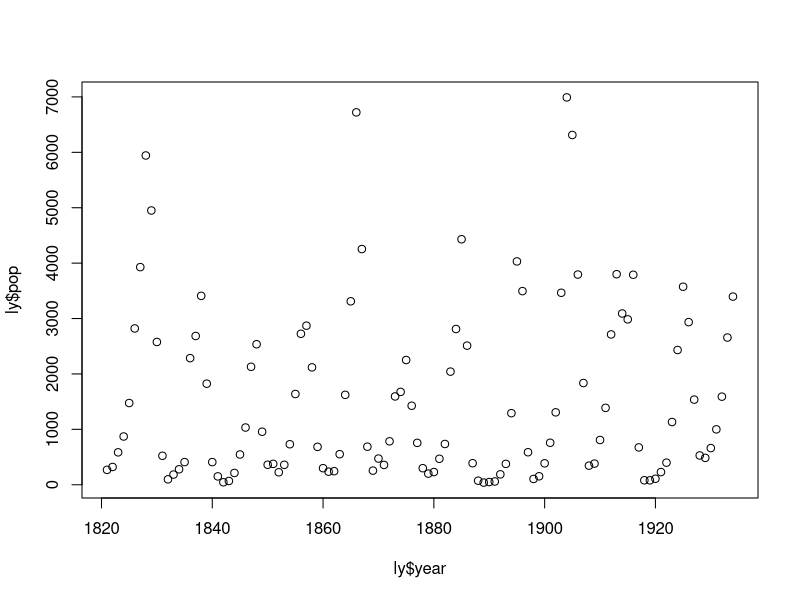
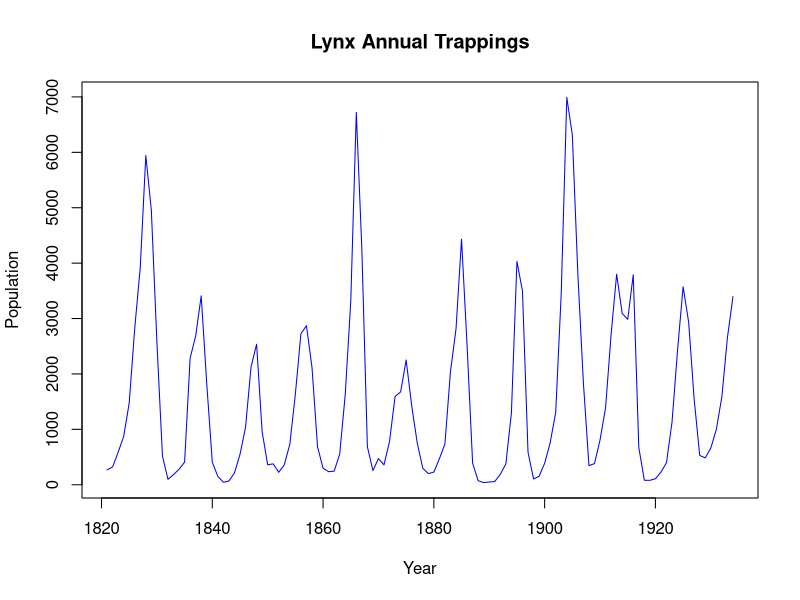
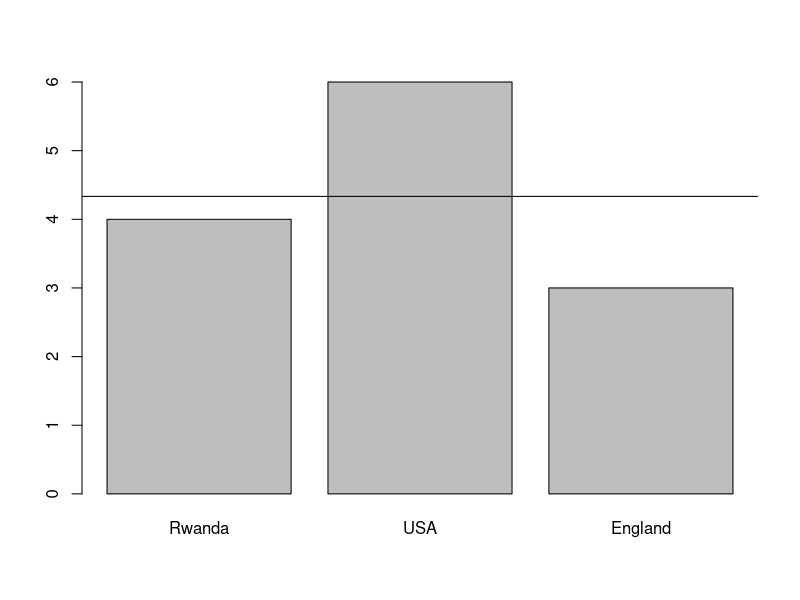
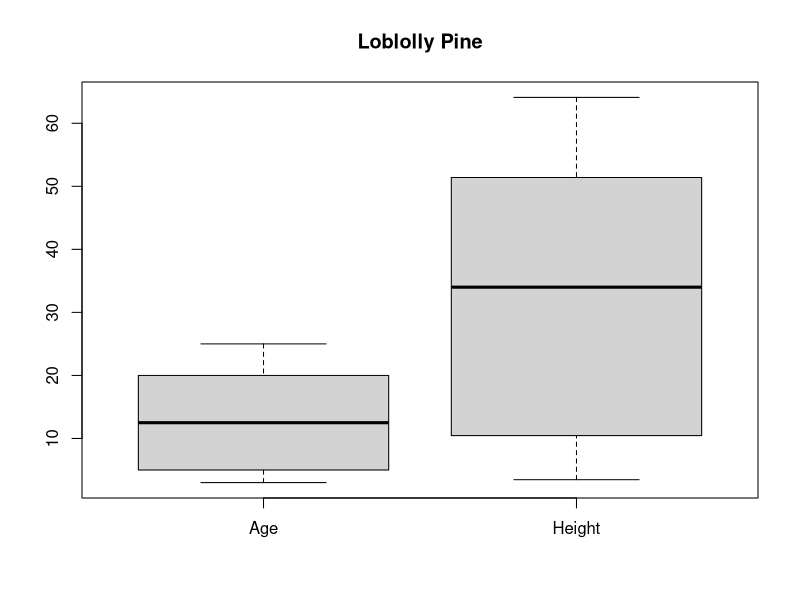
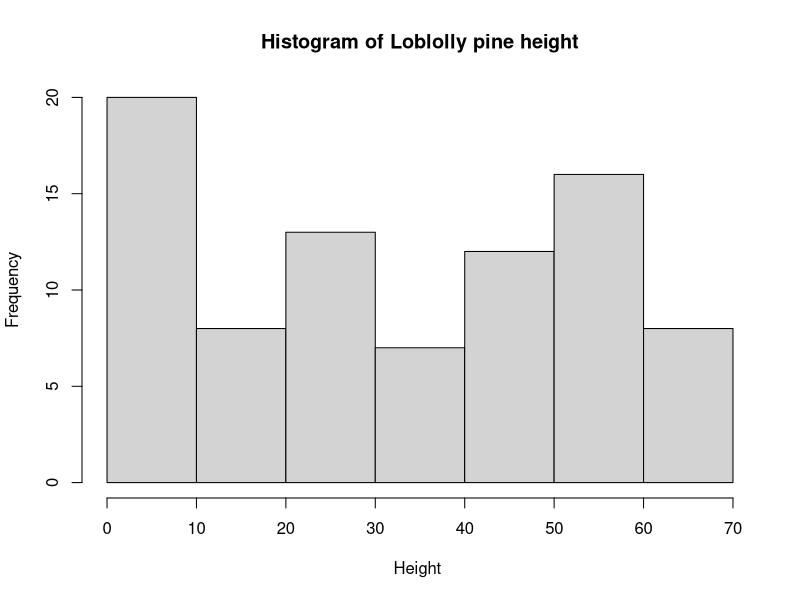
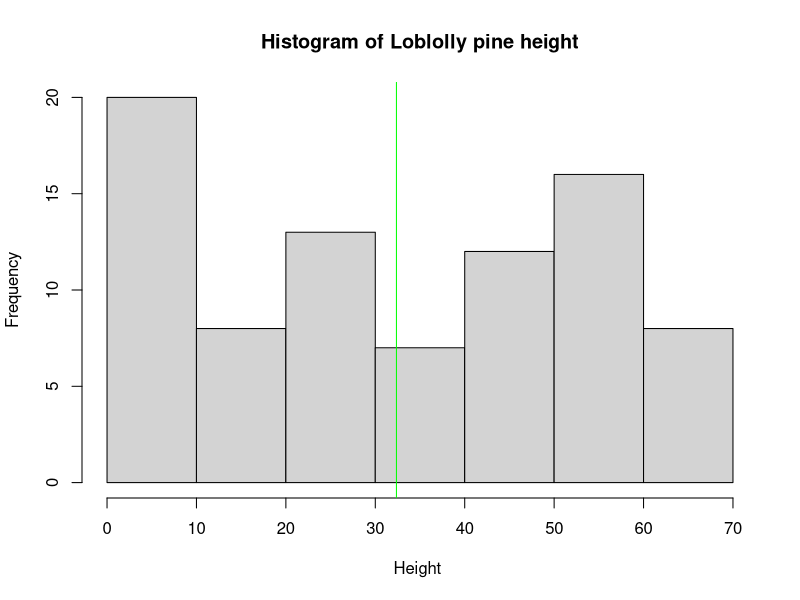
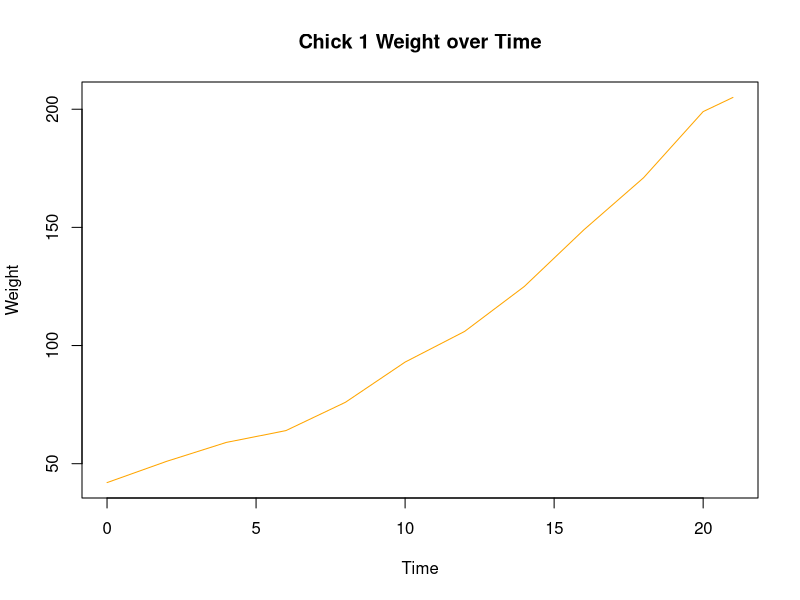
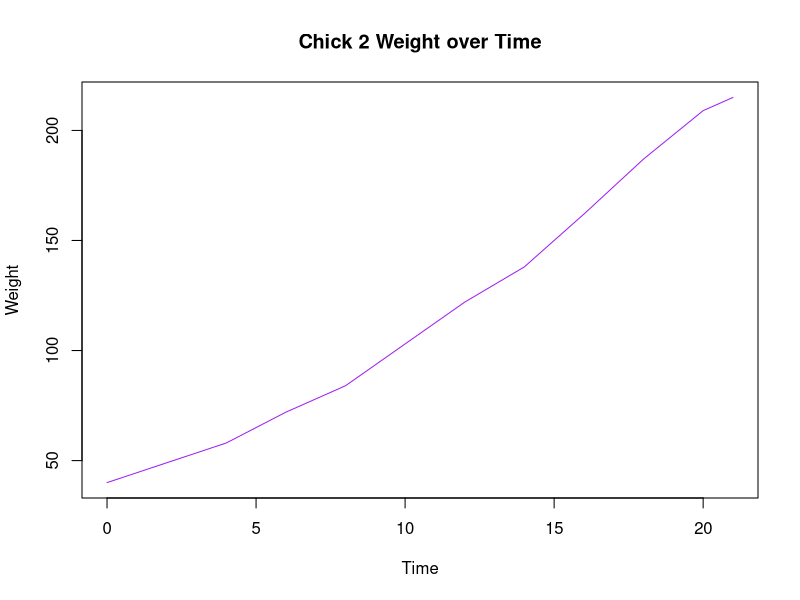

Recreate these plots in R, in order.
## ---- chunk 1
knitr::opts_chunk$set(echo = TRUE)
## ---- chunk 2
ly <- data.frame(year = seq(1821,1934), pop = as.numeric(lynx))
## ---- chunk 3
plot(ly$year, ly$pop)
## ---- chunk 4
plot(ly$year, ly$pop, 
     type = "l", 
     main = "Lynx Annual Trappings", 
     xlab = "Year", 
     ylab = "Population", 
     col = "blue")
## ---- chunk 5
data <- c(4,6,3)

names(data) <- c("Rwanda", "USA", "England")

barplot(data)

abline(h=mean(data)) #adds a horizontal line to the graph at the mean value
## ---- chunk 6

boxplot(Loblolly$age, Loblolly$height, main = "Loblolly Pine", names = c("Age", "Height"))
## ---- chunk 7

hist(Loblolly$height, xlab = "Height ", main = "Histogram of Loblolly pine height")
## ---- chunk 8
hist(Loblolly$height, xlab = "Height ", main = "Histogram of Loblolly pine height")

abline(v=mean(Loblolly$height), col = "green")
## ---- chunk 9
plot(ChickWeight$Time[ChickWeight$Chick == 1], ChickWeight$weight[ChickWeight$Chick == 1], 
     main = "Chick 1 Weight over Time", 
     xlab = "Time", 
     ylab = "Weight", 
     col = "orange", 
     type = "l")

plot(ChickWeight$Time[ChickWeight$Chick == 2], ChickWeight$weight[ChickWeight$Chick == 2], 
     main = "Chick 2 Weight over Time", 
     xlab = "Time", 
     ylab = "Weight", 
     col = "purple", 
     type = "l")
## ---- chunk 10
par(mar = c(2, 2, 2, 2))
par(mfrow=c(2,1)) # Two rows and one column of plots on the page

plot(ChickWeight$Time[ChickWeight$Chick == 1], ChickWeight$weight[ChickWeight$Chick == 1], 
     main = "Chick 1 Weight over Time", 
     xlab = "Time", 
     ylab = "Weight", 
     col = "orange", 
     type = "l")

plot(ChickWeight$Time[ChickWeight$Chick == 2], ChickWeight$weight[ChickWeight$Chick == 2], 
     main = "Chick 2 Weight over Time", 
     xlab = "Time", 
     ylab = "Weight", 
     col = "purple", 
     type = "l")
## ---- chunk 11
par(mfrow=c(1,1))

plot(ChickWeight$Time[ChickWeight$Chick == 1], ChickWeight$weight[ChickWeight$Chick == 1], 
     main = "Chick 1 Weight over Time", 
     xlab = "Time", 
     ylab = "Weight", 
     col = "blue", 
     type = "l")

lines(ChickWeight$Time[ChickWeight$Chick == 2], ChickWeight$weight[ChickWeight$Chick == 2], col = "red")

legend("topleft", col = c("blue", "red"), lty = 1, legend = c("Chick 1", "Chick2"))
